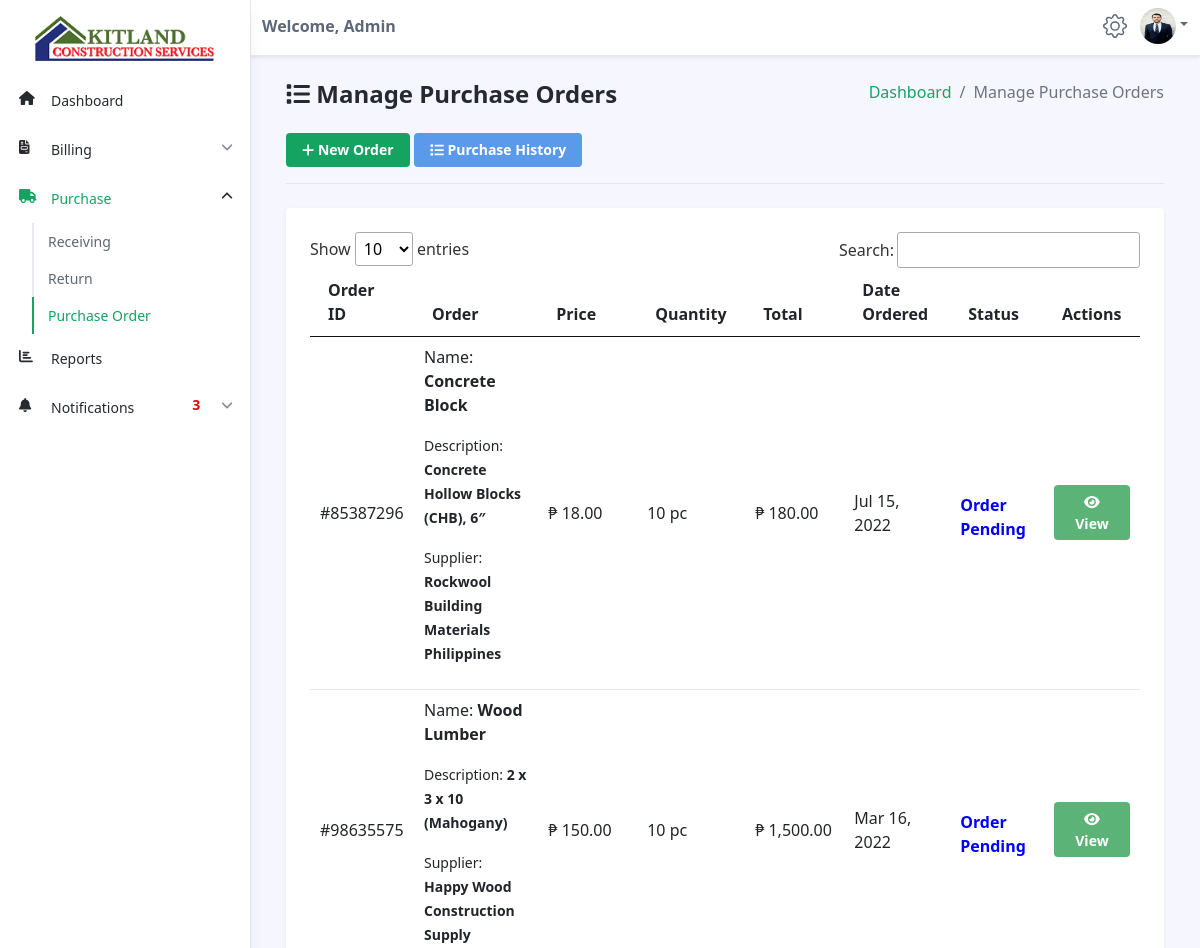
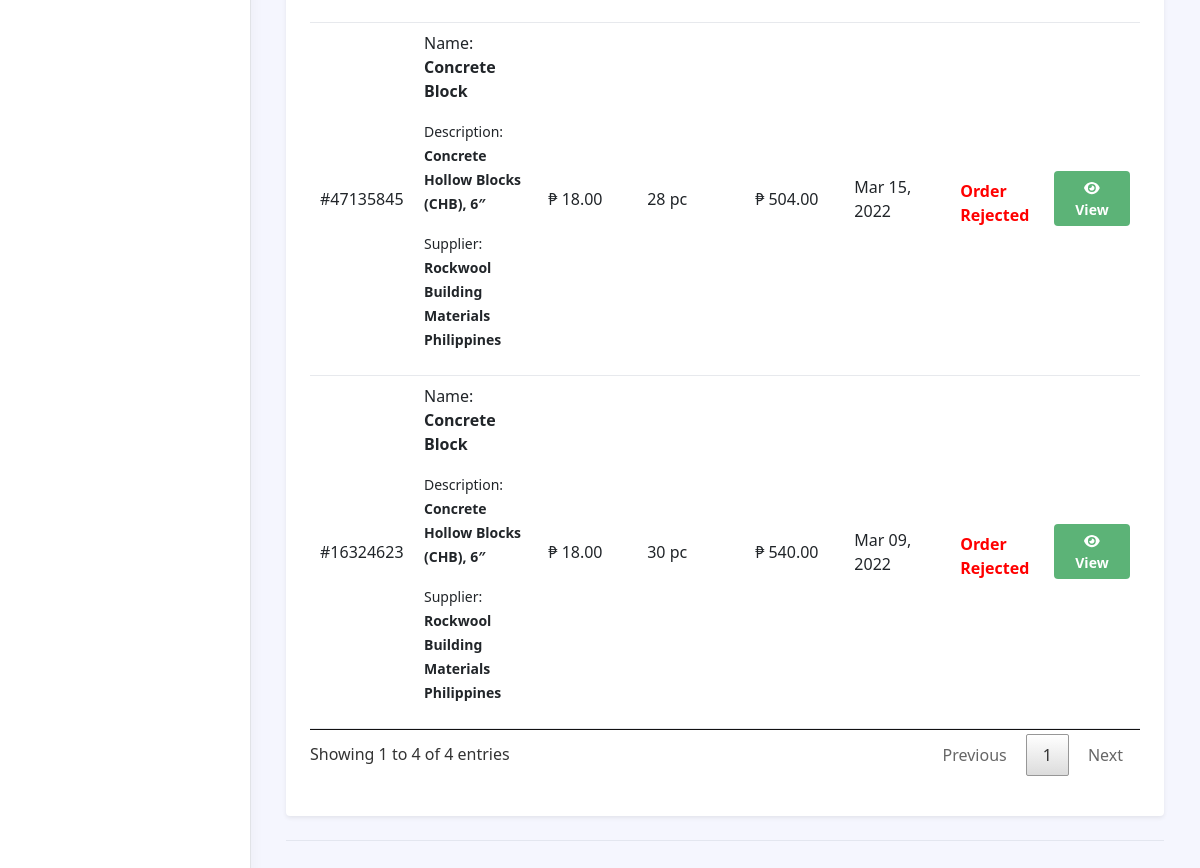
Before: /accountant/manage-purchase-orders.php (signed in) with the older database file (2 pictures, top to bottom).
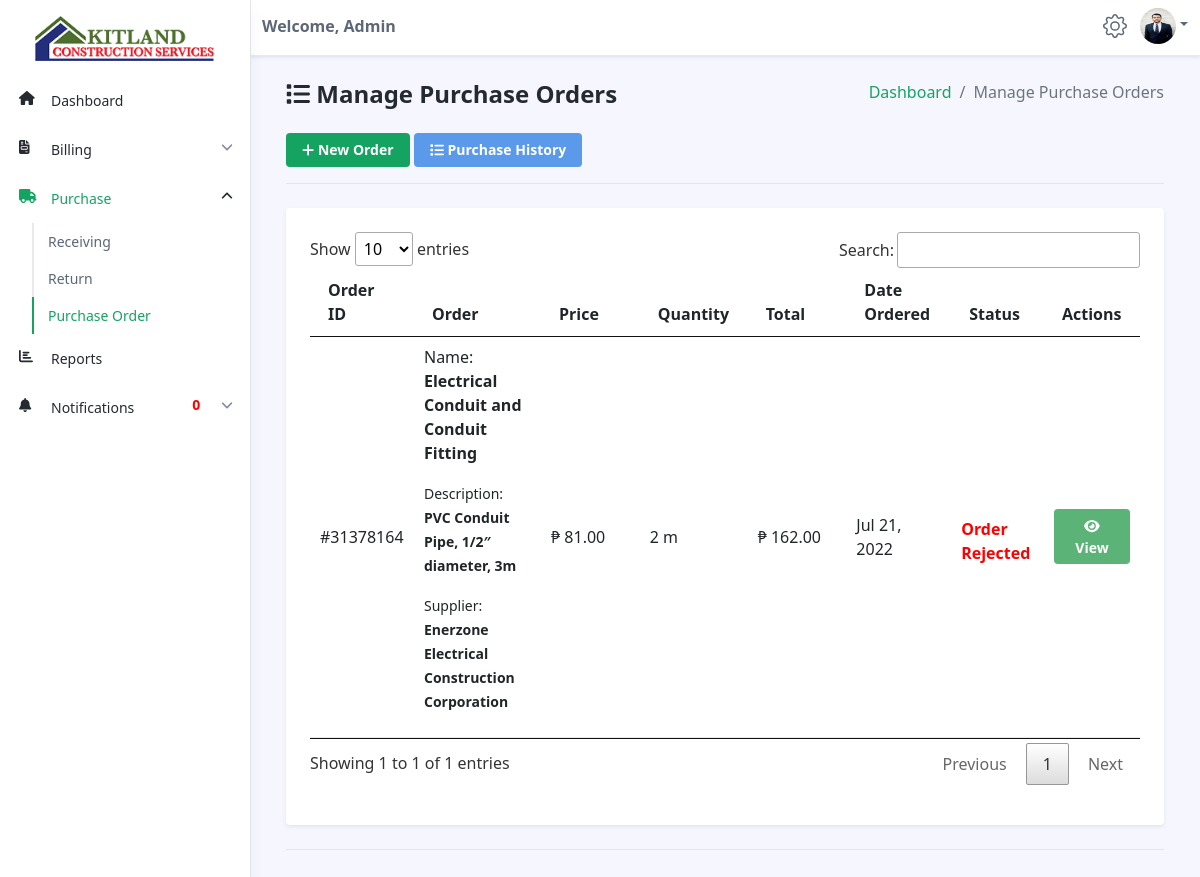
After: the same page with the newer database file.
### tables this page shows
CREATE TABLE `materials` (
  `id` int(11) NOT NULL,
  `category_id` varchar(255) NOT NULL,
  `category_name` varchar(255) NOT NULL,
  `supplier` varchar(255) NOT NULL,
  `name` varchar(255) NOT NULL,
  `description` varchar(255) NOT NULL,
  `unit` varchar(255) NOT NULL,
  `price` decimal(13,2) NOT NULL,
  `stocks` varchar(255) NOT NULL,
  `date_added` datetime NOT NULL DEFAULT current_timestamp()
);

CREATE TABLE `orders` (
  `id` int(11) NOT NULL,
  `order_id` varchar(255) NOT NULL,
  `product_id` varchar(255) NOT NULL,
  `products` varchar(255) NOT NULL,
  `product_price` decimal(13,2) NOT NULL,
  `qty` varchar(255) NOT NULL,
  `amount_paid` decimal(13,2) NOT NULL,
  `date_ordered` datetime NOT NULL DEFAULT current_timestamp(),
  `status` varchar(255) NOT NULL,
  `email_address` varchar(255) NOT NULL,
  `token` varchar(255) NOT NULL,
  `date_approved` datetime NOT NULL,
  `date_received` datetime NOT NULL,
  `rejection_reason` varchar(255) NOT NULL,
  `date_rejected` datetime NOT NULL,
  `return_reason` varchar(255) NOT NULL,
  `date_returned` datetime NOT NULL,
  `notification_status` int(1) NOT NULL,
  `view_status` int(1) NOT NULL,
  `encoder` varchar(255) NOT NULL
);

### accountant/manage-purchase-orders.php (the view, shortened to what the changed rows need)
<?php
include('../connections/config.php');
?>
<!DOCTYPE html>
<!DOCTYPE html>
<html lang="en">
<head>
    <link id="theme-style" rel="stylesheet" href="dataTables/jquery.dataTables.min.css">
    <link id="theme-style" rel="stylesheet" href="../assets/css/portal.css">
    <link rel="stylesheet" href="../assets/css/style.css" />
</head>
<body class="app">
    <?php $page = 'purchase';
    include('accountant-navbar.php'); ?>
    <div class="app-wrapper">
        <div class="app-content pt-3 p-md-3 p-lg-4">
            <div class="container-xl">
                <h1 class="app-page-title"><span class="nav-icon"><i class="fa fa-list"></i></span> Manage Purchase Orders</h1>
                <div class="row g-4 settings-section">
                    <div class="col-12 col-md-12">
                        <div class="app-card app-card-settings shadow-sm p-4">
                            <div class="app-card-body">
                                <form class="settings-form">
                                    <div class="mb-3">
                                        <table id="myTable" class="table app-table-hover mb-0 text-left">
                                            <thead>
                                                <tr>
                                                    <th class="cell">Order ID</th>
                                                    <th class="cell">Order</th>
                                                    <th class="cell" style="width:12%">Price</th>
                                                    <th class="cell">Quantity</th>
                                                    <th class="cell" style="width:12%">Total</th>
                                                    <th class="cell">Date Ordered</th>
                                                    <th class="cell">Status</th>
                                                    <th class="cell">Actions</th>
                                                </tr>
                                            </thead>
                                            <tbody>
                                                <?php
                                                $sql = "SELECT * FROM materials, orders WHERE orders.product_id = materials.id AND status != 'On Delivery' AND status != 'Received' AND status != 'Returning' AND status != 'Returned' ORDER BY orders.id DESC";
                                                $result = mysqli_query($conn, $sql);
                                                $count = mysqli_num_rows($result);
                                                if ($count > 0) {
                                                    while ($row = mysqli_fetch_assoc($result)) {
                                                        $id = $row['id'];
                                                        $order_id = $row['order_id'];
                                                        $products = $row['products'];
                                                        $description = $row['description'];
                                                        $unit = $row['unit'];
                                                        $supplier = $row['supplier'];
                                                        $qty = $row['qty'];
                                                        $date_ordered = $row['date_ordered'];
                                                        $date = date("M d, Y", strtotime($date_ordered));
                                                ?>
                                                        <tr>
                                                            <td class="cell" style="padding-top: 0.5em"><?php echo $order_id; ?></td>
                                                            <td class="cell" style="padding-top: 0.5em">
                                                                <p>Name: <b><?php echo $products; ?></b></p>
                                                                <p><small>Description: <b><?php echo $description; ?></b></small></p>
                                                                <p><small>Supplier: <b><?php echo $supplier; ?></b></small></p>
                                                            </td>
                                                            <td class="cell" style="padding-top: 0.5em">₱ <?php echo number_format($row['product_price'], 2, '.', ',') ?></td>
                                                            <td class="cell" style="padding-top: 0.5em"><?php echo $qty . " " . $unit; ?></td>
                                                            <td class="cell" style="padding-top: 0.5em">₱ <?php echo number_format($row['amount_paid'], 2, '.', ','); ?></td>
                                                            <td class="cell" style="padding-top: 0.5em"><?php echo $date; ?></td>
                                                            <?php
                                                            if ($row['status'] == "Pending") {
                                                            ?>
                                                                <td class="cell" style="padding-top: 1em; font-weight:bold; color:blue">Order Pending</td>
                                                            <?php
                                                            } else if ($row['status'] == "Rejected") {
                                                            ?>
                                                                <td class="cell" style="padding-top: 1em; font-weight:bold; color:red">Order Rejected</td>
                                                            <?php
                                                            }
                                                            ?>
                                                            <td><a href="purchase-order-details.php?ID=<?php echo $id; ?>" class="btn app-btn btn-success" style="color:white"><i class="fa fa-eye"></i> View</a></td>
                                                        </tr>
                                                <?php
                                                    }
                                                } else {
                                                }
                                                ?>
                                            </tbody>
                                        </table>
                                    </div>
                                </form>
                            </div>
                        </div>
                    </div>
                </div>
            </div>
        </div>
    </div>
</body>
</html>

### accountant/accountant-sidebar.php (shortened to what the changed rows need)
<!DOCTYPE html>
<html lang="en">
<head>
</head>
<body>
	<div id="app-sidepanel" class="app-sidepanel">
		<div class="sidepanel-inner d-flex flex-column">
			<nav id="app-nav-main" class="app-nav app-nav-main flex-grow-1">
				<ul class="app-menu list-unstyled accordion" id="menu-accordion">
					<?php
							$sql = "SELECT * FROM orders WHERE notification_status = '0'";
							$result = mysqli_query($conn, $sql);
							$orders = mysqli_num_rows($result);
							$sql = "SELECT * FROM payments WHERE notification_status = '0'";
							$result = mysqli_query($conn, $sql);
							$payments = mysqli_num_rows($result);
							$total = $payments + $orders;
						?>
					<li class="nav-item has-submenu">
						<a class="nav-link submenu-toggle <?php if ($page == 'notifications') {
																echo 'active';
															} ?>" href="#" data-toggle="collapse" data-target="#submenu-7" aria-expanded="<?php if ($page == 'notifications') {
																																				echo 'true';
																																			} ?>" aria-controls="submenu-7">
							<span class="submenu-arrow"><span class="fw-bold" style="color:red; padding-right:1rem"><?php echo $total;?></span> <i class="fa fa-angle-down"></i></span>
						</a>
					</li>
				</ul>
			</nav>
		</div>
	</div>
</body>
</html>

Changed rows visible on the page:
no longer on this page (row edited): materials: orders.order_id "#85387296", orders.products "Concrete Block", description "Concrete Hollow Blocks (CHB), 6″", supplier "Rockwool Building Materials Philippines", orders.product_price "18.00", orders.qty "10", unit "pc", orders.amount_paid "180.00", orders.date_ordered "Jul 15, 2022", shows "Order Pending", orders.order_id "#47135845", orders.qty "28", orders.amount_paid "504.00", orders.date_ordered "Mar 15, 2022", shows "Order Rejected", orders.order_id "#16324623", orders.qty "30", orders.amount_paid "540.00", orders.date_ordered "Mar 09, 2022"
no longer on this page (row unchanged): materials: orders.order_id "#98635575", orders.products "Wood Lumber", description "2 x 3 x 10 (Mahogany)", supplier "Happy Wood Construction Supply", orders.product_price "150.00", orders.qty "10", unit "pc", orders.amount_paid "1,500.00", orders.date_ordered "Mar 16, 2022", shows "Order Pending"
now on this page (row unchanged): materials: orders.order_id "#31378164", orders.products "Electrical Conduit and Conduit Fitting", description "PVC Conduit Pipe, 1/2″ diameter, 3m", supplier "Enerzone Electrical Construction Corporation", orders.product_price "81.00", orders.qty "2", unit "m", orders.amount_paid "162.00", orders.date_ordered "Jul 21, 2022", shows "Order Rejected"
Other visible differences:
$total: "3" → "0"
text written by a page script: "Show entries Search: Showing 1 to 4 of 4 entries Previous 1 Next" → "Show entries Search: Showing 1 to 1 of 1 entries Previous 1 Next"
